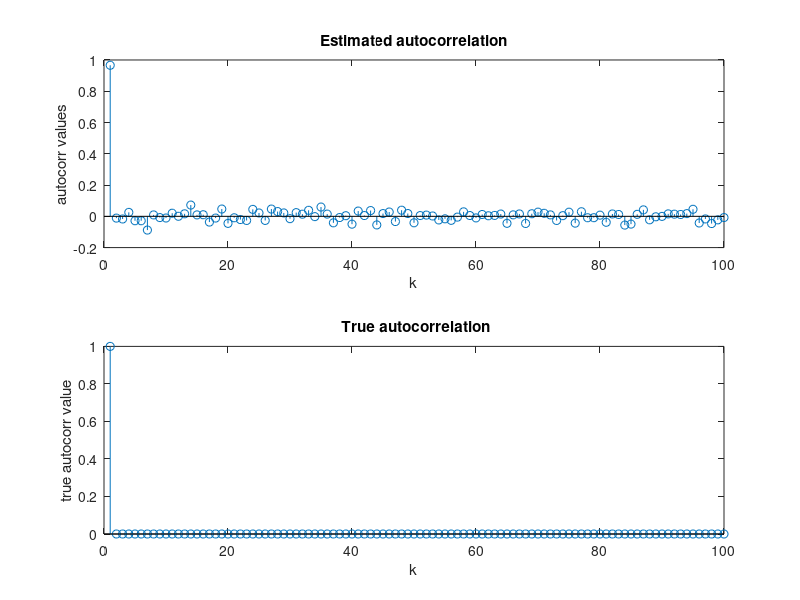
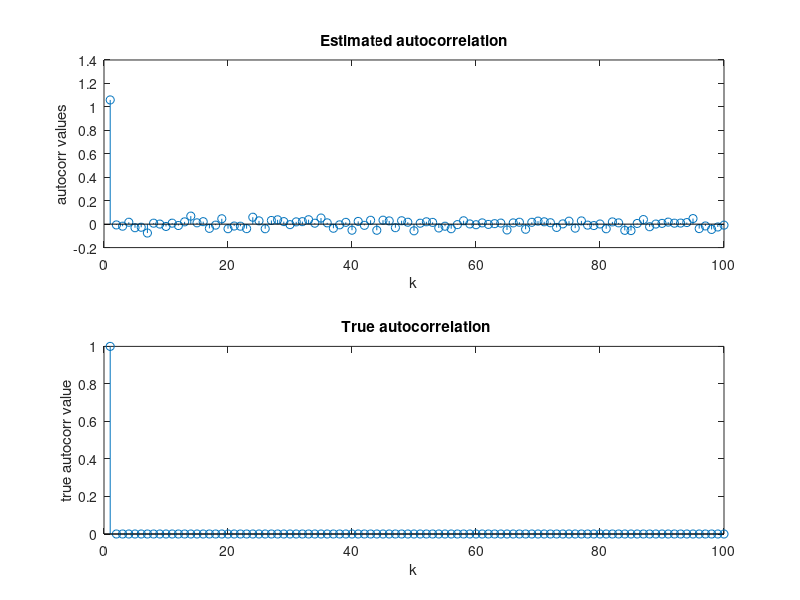
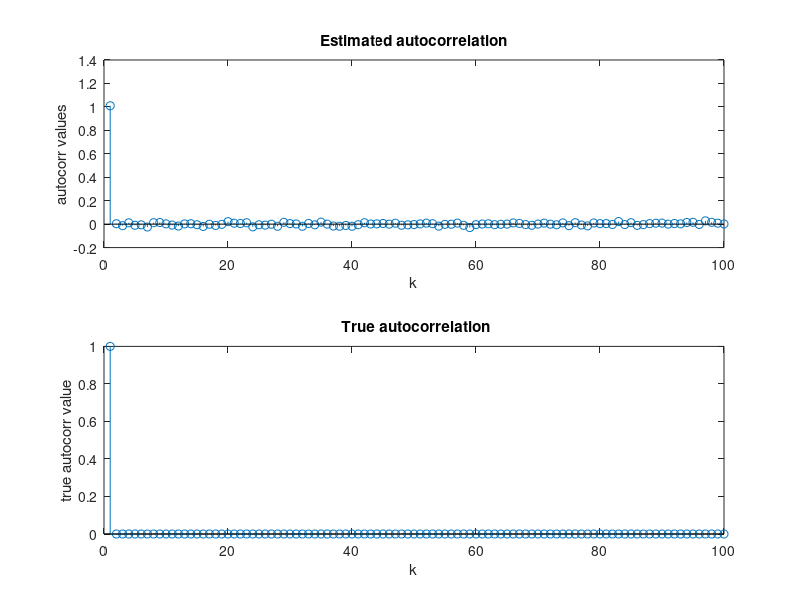

Source code (MATLAB) for these figures, in order:
clc, clearvars, close all
%1000 samples  0 mean, 1 variance 
% part a
% y = wgn(1000, 1, 1, 'linear');
y = randn(1000, 1);
y = [zeros(100,1); y]; %100 zeros at the start

auto_corr = zeros(100,1);% init

for k = 1:100
    
    sum = 0;
    for i = k:(1000+k-1)
        sum = sum + y(i)*y(i-k+1);
    end
    auto_corr(k) = sum/1000;
end
true_auto_corr = zeros(100,1);
true_auto_corr(1) = 1;

figure;
subplot(2,1,1);
stem(auto_corr);
xlabel("k");
ylabel("autocorr values")
title("Estimated autocorrelation")

subplot(2,1,2);
stem(true_auto_corr);
xlabel("k");
ylabel("true autocorr value")
title(" True autocorrelation")

%part c 
% y_split = reshape(y, 110, 10);
auto_corr_new = zeros(100,1);
for k = 1:100
    sum_new_new = 0;
    for j = 1:10
        sum_new = 0;
        for i=1:100 %here the code is slightly diff since we start 
            %from j = 1 rather than j = 0. 
            sum_new = sum_new + y(i + 100*j)*y(i+100*j-k+1);
        end
        sum_new_new = sum_new_new + sum_new;
    end 
    auto_corr_new(k) = sum_new_new/1000;
end
figure;
subplot(2,1,1);
stem(auto_corr_new);
xlabel("k");
ylabel("autocorr values")
title("Estimated autocorrelation")

subplot(2,1,2);
stem(true_auto_corr);
xlabel("k");
ylabel("true autocorr value")
title(" True autocorrelation")

%Part d: 
% z = wgn(10000, 1, 1, 'linear');
z = randn(10000, 1);
z = [zeros(100,1); z];
auto_corr_z = zeros(100,1);
for k = 1:100
    sum = 0;
    for i = k:(10000+k-1) %after 1000 - k we have zeros
        sum = sum + z(i)*z(i-k+1);
    end
    auto_corr_z(k) = sum/10000;
end
figure;
subplot(2,1,1);
stem(auto_corr_z);
xlabel("k");
ylabel("autocorr values")
title("Estimated autocorrelation")

subplot(2,1,2);
stem(true_auto_corr);
xlabel("k");
ylabel("true autocorr value")
title(" True autocorrelation")

